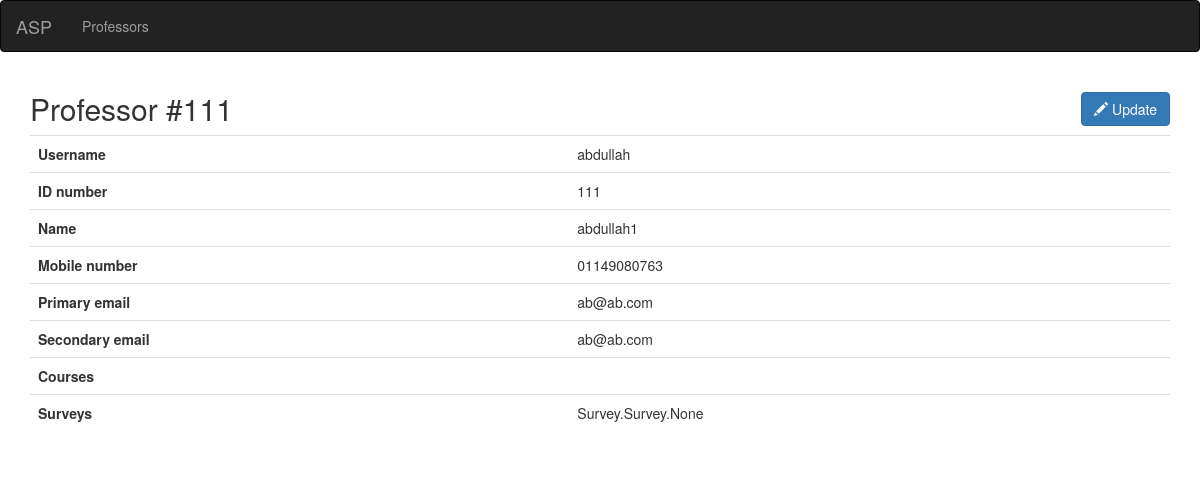
The page /professor/111 on the database its author committed.
### Professor/models.py (models this page shows, shortened)
class Professor(models.Model):
    user = models.OneToOneField(
        settings.AUTH_USER_MODEL,
        primary_key=True,
        on_delete=models.CASCADE,
    )
    secondary_email = models.EmailField(
        max_length=100,
    )
    courses = models.ManyToManyField(
        Course,
        related_name='professors',
        blank=True,
    )

### Home/models.py (models this page shows)
class User(AbstractUser):
    id_number = models.BigIntegerField(
        unique=True,
        verbose_name='ID number',
    )
    name = models.CharField(
        max_length=300,
    )
    email = models.EmailField(
        max_length=254,
        unique=True,
    )
    mobile_number = models.CharField(
        max_length=15,
    )
    is_admin = models.BooleanField(
        default=False,
    )
    is_professor = models.BooleanField(
        default=False,
    )
    is_student = models.BooleanField(
        default=False,
    )

### Professor/views.py (the view)
# urls.py: url(r'^(?P<slug>\d+)$', ProfessorRead.as_view(), name="read"),
class ProfessorRead(DetailView):
    model = Professor
    template_name = 'Professor/professor_read.html'
    slug_field = 'user__id_number'

### Professor/templates/Professor/professor_read.html (shortened to what this page needs)
{% extends 'base.html' %}
{% block content %}
    <h2>
    Professor #{{ professor.user.id_number }}
    <a href="{% url 'professor:update' professor.user.id_number %}" class="btn btn-primary pull-right">
      <span class="glyphicon glyphicon-pencil"></span> Update
    </a>
    </h2>
    <table class="table table-hover">
    <tbody>
        <tr>
            <th>Username</th>
            <td>{{ professor.user.username }}</td>
        </tr>
        <tr>
            <th>ID number</th>
            <td>{{ professor.user.id_number }}</td>
        </tr>
        <tr>
            <th>Name</th>
            <td>{{ professor.user.name }}</td>
        </tr>
        <tr>
            <th>Mobile number</th>
            <td>{{ professor.user.mobile_number }}</td>
        </tr>
        <tr>
            <th>Primary email</th>
            <td>{{ professor.user.email }}</td>
        </tr>
        <tr>
            <th>Secondary email</th>
            <td>{{ professor.secondary_email }}</td>
        </tr>
        <tr>
            <th>Courses</th>
            <td>{{ professor.user.courses }}</td>
        </tr>
        <tr>
            <th>Surveys</th>
            <td>{{ professor.surveys }}</td>
        </tr>
    </tbody>
    </table>
{% endblock %}

### rows shown on the page
Professor: user.id_number "111", user.username "abdullah", user.name "abdullah1", user.mobile_number "01149080763", user.email "ab@ab.com", secondary_email "ab@ab.com", surveys "Survey.Survey.None"
